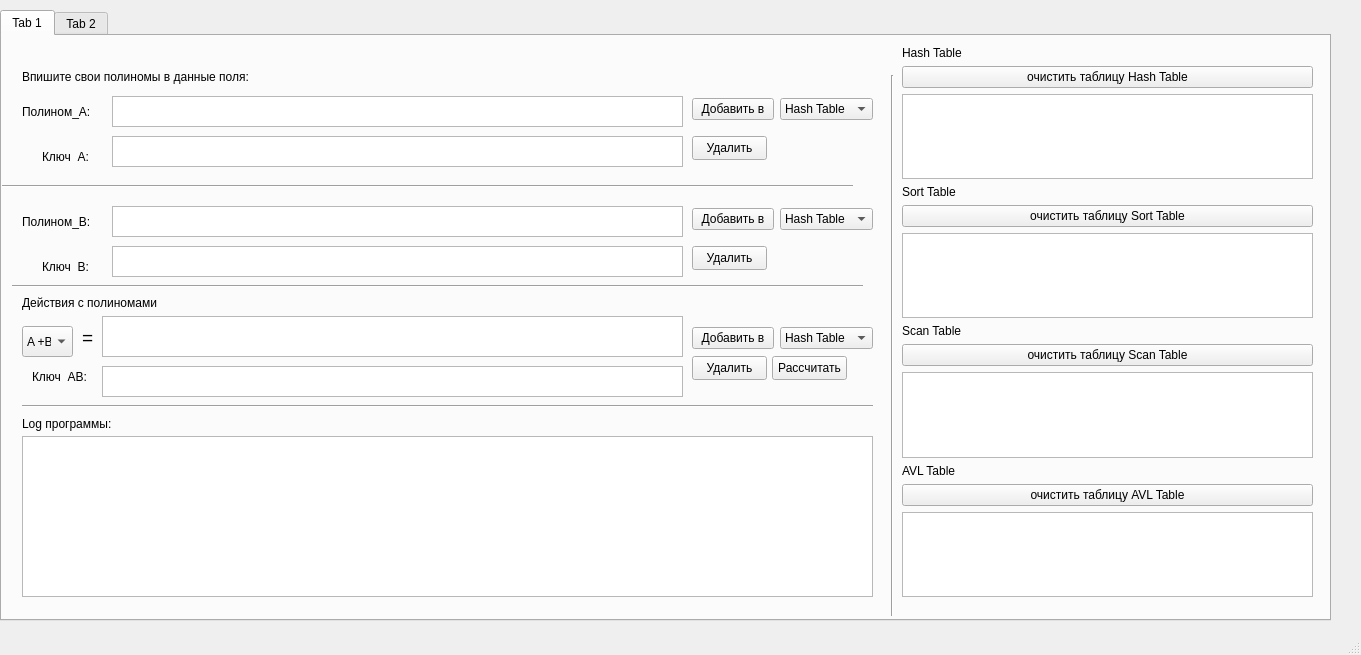
<?xml version="1.0" encoding="UTF-8"?>
<ui version="4.0">
 <class>MainWindow</class>
 <widget class="QMainWindow" name="MainWindow">
  <property name="geometry">
   <rect>
    <x>0</x>
    <y>0</y>
    <width>1361</width>
    <height>655</height>
   </rect>
  </property>
  <property name="windowTitle">
   <string>MainWindow</string>
  </property>
  <widget class="QWidget" name="centralwidget">
   <widget class="QTabWidget" name="tabWidget">
    <property name="geometry">
     <rect>
      <x>0</x>
      <y>10</y>
      <width>1331</width>
      <height>611</height>
     </rect>
    </property>
    <property name="currentIndex">
     <number>0</number>
    </property>
    <widget class="QWidget" name="Table">
     <attribute name="title">
      <string>Tab 1</string>
     </attribute>
     <widget class="QComboBox" name="comboBox_3">
      <property name="geometry">
       <rect>
        <x>20</x>
        <y>290</y>
        <width>51</width>
        <height>31</height>
       </rect>
      </property>
      <property name="toolTip">
       <string>&lt;html&gt;&lt;head/&gt;&lt;body&gt;&lt;p&gt;Выбор операции &lt;br/&gt;по которой будет происходить расчёт&lt;/p&gt;&lt;/body&gt;&lt;/html&gt;</string>
      </property>
      <item>
       <property name="text">
        <string>A +B</string>
       </property>
      </item>
      <item>
       <property name="text">
        <string>A - B</string>
       </property>
      </item>
      <item>
       <property name="text">
        <string>A * B</string>
       </property>
      </item>
     </widget>
     <widget class="Line" name="line_2">
      <property name="geometry">
       <rect>
        <x>880</x>
        <y>39</y>
        <width>21</width>
        <height>541</height>
       </rect>
      </property>
      <property name="orientation">
       <enum>Qt::Vertical</enum>
      </property>
     </widget>
     <widget class="QPushButton" name="pushButton_4">
      <property name="geometry">
       <rect>
        <x>690</x>
        <y>100</y>
        <width>75</width>
        <height>24</height>
       </rect>
      </property>
      <property name="toolTip">
       <string>Удалит Полином A с заданным ключём из заданной таблицы.</string>
      </property>
      <property name="text">
       <string>Удалить</string>
      </property>
     </widget>
     <widget class="QLabel" name="label_5">
      <property name="geometry">
       <rect>
        <x>80</x>
        <y>289</y>
        <width>18</width>
        <height>26</height>
       </rect>
      </property>
      <property name="text">
       <string>&lt;html&gt;&lt;head/&gt;&lt;body&gt;&lt;p&gt;&lt;span style=&quot; font-size:14pt;&quot;&gt;= &lt;/span&gt;&lt;/p&gt;&lt;/body&gt;&lt;/html&gt;</string>
      </property>
     </widget>
     <widget class="QLabel" name="label_10">
      <property name="geometry">
       <rect>
        <x>40</x>
        <y>110</y>
        <width>71</width>
        <height>21</height>
       </rect>
      </property>
      <property name="text">
       <string>Ключ  A:</string>
      </property>
     </widget>
     <widget class="Line" name="line_5">
      <property name="geometry">
       <rect>
        <x>10</x>
        <y>240</y>
        <width>851</width>
        <height>20</height>
       </rect>
      </property>
      <property name="orientation">
       <enum>Qt::Horizontal</enum>
      </property>
     </widget>
     <widget class="QTextEdit" name="textEdit_6">
      <property name="geometry">
       <rect>
        <x>100</x>
        <y>330</y>
        <width>581</width>
        <height>31</height>
       </rect>
      </property>
      <property name="toolTip">
       <string>&lt;html&gt;&lt;head/&gt;&lt;body&gt;&lt;p&gt;Ключ Полинома АB&lt;br/&gt;Он не должен повторяться с теми, &lt;br/&gt;что уже есть в выбранной таблице&lt;/p&gt;&lt;/body&gt;&lt;/html&gt;</string>
      </property>
     </widget>
     <widget class="QTextBrowser" name="textBrowser">
      <property name="geometry">
       <rect>
        <x>20</x>
        <y>400</y>
        <width>851</width>
        <height>161</height>
       </rect>
      </property>
     </widget>
     <widget class="QTextEdit" name="textEdit_5">
      <property name="geometry">
       <rect>
        <x>110</x>
        <y>210</y>
        <width>571</width>
        <height>31</height>
       </rect>
      </property>
      <property name="toolTip">
       <string>&lt;html&gt;&lt;head/&gt;&lt;body&gt;&lt;p&gt;Ключ Полинома B&lt;br/&gt;Он не должен повторяться с теми, &lt;br/&gt;что уже есть в выбранной таблице&lt;/p&gt;&lt;/body&gt;&lt;/html&gt;</string>
      </property>
     </widget>
     <widget class="QTextEdit" name="textEdit">
      <property name="geometry">
       <rect>
        <x>110</x>
        <y>60</y>
        <width>571</width>
        <height>31</height>
       </rect>
      </property>
     </widget>
     <widget class="QLabel" name="label_12">
      <property name="geometry">
       <rect>
        <x>30</x>
        <y>330</y>
        <width>71</width>
        <height>21</height>
       </rect>
      </property>
      <property name="text">
       <string>Ключ  AB:</string>
      </property>
     </widget>
     <widget class="QTextEdit" name="textEdit_2">
      <property name="geometry">
       <rect>
        <x>110</x>
        <y>170</y>
        <width>571</width>
        <height>31</height>
       </rect>
      </property>
     </widget>
     <widget class="QTextEdit" name="textEdit_4">
      <property name="geometry">
       <rect>
        <x>110</x>
        <y>100</y>
        <width>571</width>
        <height>31</height>
       </rect>
      </property>
      <property name="toolTip">
       <string>&lt;html&gt;&lt;head/&gt;&lt;body&gt;&lt;p&gt;Ключ Полинома А&lt;br/&gt;Он не должен повторяться с теми, &lt;br/&gt;что уже есть в выбранной таблице&lt;/p&gt;&lt;/body&gt;&lt;/html&gt;</string>
      </property>
     </widget>
     <widget class="QLabel" name="label_11">
      <property name="geometry">
       <rect>
        <x>40</x>
        <y>220</y>
        <width>71</width>
        <height>21</height>
       </rect>
      </property>
      <property name="text">
       <string>Ключ  B:</string>
      </property>
     </widget>
     <widget class="QPushButton" name="pushButton_7">
      <property name="geometry">
       <rect>
        <x>770</x>
        <y>320</y>
        <width>75</width>
        <height>24</height>
       </rect>
      </property>
      <property name="toolTip">
       <string>&lt;html&gt;&lt;head/&gt;&lt;body&gt;&lt;p&gt;Рассчитает по выбранному действию &lt;br/&gt;операции с двумя полиномами A и B&lt;/p&gt;&lt;/body&gt;&lt;/html&gt;</string>
      </property>
      <property name="text">
       <string>Рассчитать</string>
      </property>
     </widget>
     <widget class="QWidget" name="layoutWidget">
      <property name="geometry">
       <rect>
        <x>900</x>
        <y>10</y>
        <width>411</width>
        <height>551</height>
       </rect>
      </property>
      <layout class="QVBoxLayout" name="verticalLayout">
       <item>
        <widget class="QLabel" name="label_8">
         <property name="text">
          <string>Hash Table</string>
         </property>
        </widget>
       </item>
       <item>
        <widget class="QPushButton" name="pushButton_9">
         <property name="text">
          <string>очистить таблицу Hash Table</string>
         </property>
        </widget>
       </item>
       <item>
        <widget class="QTextBrowser" name="textBrowser_2"/>
       </item>
       <item>
        <widget class="QLabel" name="label_7">
         <property name="text">
          <string>Sort Table</string>
         </property>
        </widget>
       </item>
       <item>
        <widget class="QPushButton" name="pushButton_10">
         <property name="text">
          <string>очистить таблицу Sort Table</string>
         </property>
        </widget>
       </item>
       <item>
        <widget class="QTextBrowser" name="textBrowser_3"/>
       </item>
       <item>
        <widget class="QLabel" name="label_9">
         <property name="text">
          <string>Scan Table</string>
         </property>
        </widget>
       </item>
       <item>
        <widget class="QPushButton" name="pushButton_11">
         <property name="text">
          <string>очистить таблицу Scan Table</string>
         </property>
        </widget>
       </item>
       <item>
        <widget class="QTextBrowser" name="textBrowser_4"/>
       </item>
       <item>
        <widget class="QLabel" name="label_47">
         <property name="text">
          <string>AVL Table</string>
         </property>
        </widget>
       </item>
       <item>
        <widget class="QPushButton" name="pushButton_27">
         <property name="text">
          <string>очистить таблицу AVL Table</string>
         </property>
        </widget>
       </item>
       <item>
        <widget class="QTextBrowser" name="textBrowser_19"/>
       </item>
      </layout>
     </widget>
     <widget class="QWidget" name="layoutWidget_2">
      <property name="geometry">
       <rect>
        <x>690</x>
        <y>60</y>
        <width>181</width>
        <height>26</height>
       </rect>
      </property>
      <layout class="QHBoxLayout" name="horizontalLayout">
       <item>
        <widget class="QPushButton" name="pushButton">
         <property name="toolTip">
          <string>&lt;html&gt;&lt;head/&gt;&lt;body&gt;&lt;p&gt;Добавит полином &lt;br/&gt;в выбранную таблицу &lt;br/&gt;(справа)&lt;/p&gt;&lt;/body&gt;&lt;/html&gt;</string>
         </property>
         <property name="whatsThis">
          <string>&lt;html&gt;&lt;head/&gt;&lt;body&gt;&lt;p&gt;&lt;br/&gt;&lt;/p&gt;&lt;/body&gt;&lt;/html&gt;</string>
         </property>
         <property name="text">
          <string>Добавить в</string>
         </property>
        </widget>
       </item>
       <item>
        <widget class="QComboBox" name="comboBox">
         <property name="toolTip">
          <string>&lt;html&gt;&lt;head/&gt;&lt;body&gt;&lt;p&gt;Выбор в какую таблицу&lt;br/&gt;будет добавлен Полином.&lt;/p&gt;&lt;/body&gt;&lt;/html&gt;</string>
         </property>
         <item>
          <property name="text">
           <string>Hash Table</string>
          </property>
         </item>
         <item>
          <property name="text">
           <string>Sort Table</string>
          </property>
         </item>
         <item>
          <property name="text">
           <string>Scan Table</string>
          </property>
         </item>
         <item>
          <property name="text">
           <string>Avl Table</string>
          </property>
         </item>
         <item>
          <property name="text">
           <string>All Tables</string>
          </property>
         </item>
        </widget>
       </item>
      </layout>
     </widget>
     <widget class="QLabel" name="label">
      <property name="geometry">
       <rect>
        <x>20</x>
        <y>60</y>
        <width>91</width>
        <height>31</height>
       </rect>
      </property>
      <property name="text">
       <string>Полином_A:</string>
      </property>
     </widget>
     <widget class="QLabel" name="label_4">
      <property name="geometry">
       <rect>
        <x>20</x>
        <y>259</y>
        <width>181</width>
        <height>16</height>
       </rect>
      </property>
      <property name="text">
       <string>Действия с полиномами</string>
      </property>
     </widget>
     <widget class="QPushButton" name="pushButton_5">
      <property name="geometry">
       <rect>
        <x>690</x>
        <y>210</y>
        <width>75</width>
        <height>24</height>
       </rect>
      </property>
      <property name="toolTip">
       <string>&lt;html&gt;&lt;head/&gt;&lt;body&gt;&lt;p&gt;Удалит Полином B с заданным ключём из заданной таблицы.&lt;/p&gt;&lt;/body&gt;&lt;/html&gt;</string>
      </property>
      <property name="text">
       <string>Удалить</string>
      </property>
     </widget>
     <widget class="QWidget" name="layoutWidget_3">
      <property name="geometry">
       <rect>
        <x>690</x>
        <y>289</y>
        <width>181</width>
        <height>26</height>
       </rect>
      </property>
      <layout class="QHBoxLayout" name="horizontalLayout_3">
       <item>
        <widget class="QPushButton" name="pushButton_3">
         <property name="toolTip">
          <string>&lt;html&gt;&lt;head/&gt;&lt;body&gt;&lt;p&gt;Добавит полином &lt;br/&gt;в выбранную таблицу &lt;br/&gt;(справа)&lt;/p&gt;&lt;/body&gt;&lt;/html&gt;</string>
         </property>
         <property name="text">
          <string>Добавить в</string>
         </property>
        </widget>
       </item>
       <item>
        <widget class="QComboBox" name="comboBox_4">
         <property name="toolTip">
          <string>&lt;html&gt;&lt;head/&gt;&lt;body&gt;&lt;p&gt;Выбор в какую таблицу&lt;br/&gt;будет добавлен Полином.&lt;/p&gt;&lt;/body&gt;&lt;/html&gt;</string>
         </property>
         <item>
          <property name="text">
           <string>Hash Table</string>
          </property>
         </item>
         <item>
          <property name="text">
           <string>Sort Table</string>
          </property>
         </item>
         <item>
          <property name="text">
           <string>Scan Table</string>
          </property>
         </item>
         <item>
          <property name="text">
           <string>Avl Table</string>
          </property>
         </item>
         <item>
          <property name="text">
           <string>All Tables</string>
          </property>
         </item>
        </widget>
       </item>
      </layout>
     </widget>
     <widget class="QLabel" name="label_2">
      <property name="geometry">
       <rect>
        <x>20</x>
        <y>170</y>
        <width>91</width>
        <height>31</height>
       </rect>
      </property>
      <property name="text">
       <string>Полином_B:</string>
      </property>
     </widget>
     <widget class="Line" name="line_3">
      <property name="geometry">
       <rect>
        <x>20</x>
        <y>360</y>
        <width>851</width>
        <height>20</height>
       </rect>
      </property>
      <property name="orientation">
       <enum>Qt::Horizontal</enum>
      </property>
     </widget>
     <widget class="QTextEdit" name="textEdit_3">
      <property name="geometry">
       <rect>
        <x>100</x>
        <y>280</y>
        <width>581</width>
        <height>41</height>
       </rect>
      </property>
     </widget>
     <widget class="QWidget" name="layoutWidget_4">
      <property name="geometry">
       <rect>
        <x>690</x>
        <y>170</y>
        <width>181</width>
        <height>26</height>
       </rect>
      </property>
      <layout class="QHBoxLayout" name="horizontalLayout_2">
       <item>
        <widget class="QPushButton" name="pushButton_2">
         <property name="toolTip">
          <string>&lt;html&gt;&lt;head/&gt;&lt;body&gt;&lt;p&gt;Добавит полином &lt;br/&gt;в выбранную таблицу &lt;br/&gt;(справа)&lt;/p&gt;&lt;/body&gt;&lt;/html&gt;</string>
         </property>
         <property name="text">
          <string>Добавить в</string>
         </property>
        </widget>
       </item>
       <item>
        <widget class="QComboBox" name="comboBox_2">
         <property name="toolTip">
          <string>&lt;html&gt;&lt;head/&gt;&lt;body&gt;&lt;p&gt;Выбор в какую таблицу&lt;br/&gt;будет добавлен Полином.&lt;/p&gt;&lt;/body&gt;&lt;/html&gt;</string>
         </property>
         <item>
          <property name="text">
           <string>Hash Table</string>
          </property>
         </item>
         <item>
          <property name="text">
           <string>Sort Table</string>
          </property>
         </item>
         <item>
          <property name="text">
           <string>Scan Table</string>
          </property>
         </item>
         <item>
          <property name="text">
           <string>Avl Table</string>
          </property>
         </item>
         <item>
          <property name="text">
           <string>All Tables</string>
          </property>
         </item>
        </widget>
       </item>
      </layout>
     </widget>
     <widget class="Line" name="line_4">
      <property name="geometry">
       <rect>
        <x>0</x>
        <y>140</y>
        <width>851</width>
        <height>20</height>
       </rect>
      </property>
      <property name="orientation">
       <enum>Qt::Horizontal</enum>
      </property>
     </widget>
     <widget class="QPushButton" name="pushButton_6">
      <property name="geometry">
       <rect>
        <x>690</x>
        <y>320</y>
        <width>75</width>
        <height>24</height>
       </rect>
      </property>
      <property name="toolTip">
       <string>&lt;html&gt;&lt;head/&gt;&lt;body&gt;&lt;p&gt;Удалит Полином AB с заданным ключём из заданной таблицы.&lt;/p&gt;&lt;/body&gt;&lt;/html&gt;</string>
      </property>
      <property name="text">
       <string>Удалить</string>
      </property>
     </widget>
     <widget class="QLabel" name="label_3">
      <property name="geometry">
       <rect>
        <x>20</x>
        <y>30</y>
        <width>391</width>
        <height>21</height>
       </rect>
      </property>
      <property name="text">
       <string>Впишите свои полиномы в данные поля:</string>
      </property>
     </widget>
     <widget class="QLabel" name="label_6">
      <property name="geometry">
       <rect>
        <x>20</x>
        <y>380</y>
        <width>111</width>
        <height>16</height>
       </rect>
      </property>
      <property name="text">
       <string>Log программы:</string>
      </property>
     </widget>
    </widget>
    <widget class="QWidget" name="tab_2">
     <attribute name="title">
      <string>Tab 2</string>
     </attribute>
     <widget class="QGroupBox" name="groupBox">
      <property name="geometry">
       <rect>
        <x>0</x>
        <y>10</y>
        <width>601</width>
        <height>211</height>
       </rect>
      </property>
      <property name="title">
       <string>Расчёт полинома по заданным значениям</string>
      </property>
      <widget class="QLabel" name="label_13">
       <property name="geometry">
        <rect>
         <x>18</x>
         <y>36</y>
         <width>61</width>
         <height>20</height>
        </rect>
       </property>
       <property name="text">
        <string>Полином</string>
       </property>
      </widget>
      <widget class="QLabel" name="label_14">
       <property name="geometry">
        <rect>
         <x>20</x>
         <y>80</y>
         <width>31</width>
         <height>31</height>
        </rect>
       </property>
       <property name="text">
        <string>X</string>
       </property>
      </widget>
      <widget class="QLabel" name="label_17">
       <property name="geometry">
        <rect>
         <x>20</x>
         <y>150</y>
         <width>61</width>
         <height>21</height>
        </rect>
       </property>
       <property name="text">
        <string>Результат</string>
       </property>
      </widget>
      <widget class="QPushButton" name="pushButton_8">
       <property name="geometry">
        <rect>
         <x>520</x>
         <y>30</y>
         <width>75</width>
         <height>24</height>
        </rect>
       </property>
       <property name="text">
        <string>Рассчитать</string>
       </property>
      </widget>
      <widget class="QTextEdit" name="textEdit_7">
       <property name="geometry">
        <rect>
         <x>40</x>
         <y>80</y>
         <width>101</width>
         <height>31</height>
        </rect>
       </property>
      </widget>
      <widget class="QLabel" name="label_15">
       <property name="geometry">
        <rect>
         <x>200</x>
         <y>80</y>
         <width>31</width>
         <height>31</height>
        </rect>
       </property>
       <property name="text">
        <string>Y</string>
       </property>
      </widget>
      <widget class="QTextEdit" name="textEdit_8">
       <property name="geometry">
        <rect>
         <x>220</x>
         <y>80</y>
         <width>101</width>
         <height>31</height>
        </rect>
       </property>
      </widget>
      <widget class="QLabel" name="label_16">
       <property name="geometry">
        <rect>
         <x>390</x>
         <y>80</y>
         <width>31</width>
         <height>31</height>
        </rect>
       </property>
       <property name="text">
        <string>Z</string>
       </property>
      </widget>
      <widget class="QTextEdit" name="textEdit_9">
       <property name="geometry">
        <rect>
         <x>410</x>
         <y>80</y>
         <width>101</width>
         <height>31</height>
        </rect>
       </property>
      </widget>
      <widget class="QTextEdit" name="textEdit_10">
       <property name="geometry">
        <rect>
         <x>80</x>
         <y>30</y>
         <width>431</width>
         <height>31</height>
        </rect>
       </property>
      </widget>
      <widget class="QTextBrowser" name="textBrowser_5">
       <property name="geometry">
        <rect>
         <x>80</x>
         <y>150</y>
         <width>501</width>
         <height>31</height>
        </rect>
       </property>
      </widget>
     </widget>
     <widget class="QTextBrowser" name="textBrowser_6">
      <property name="geometry">
       <rect>
        <x>10</x>
        <y>270</y>
        <width>591</width>
        <height>192</height>
       </rect>
      </property>
     </widget>
     <widget class="QLabel" name="label_18">
      <property name="geometry">
       <rect>
        <x>10</x>
        <y>250</y>
        <width>101</width>
        <height>16</height>
       </rect>
      </property>
      <property name="text">
       <string>Log программы</string>
      </property>
     </widget>
     <widget class="QWidget" name="layoutWidget_5">
      <property name="geometry">
       <rect>
        <x>890</x>
        <y>10</y>
        <width>401</width>
        <height>541</height>
       </rect>
      </property>
      <layout class="QVBoxLayout" name="verticalLayout_3">
       <item>
        <widget class="QLabel" name="label_22">
         <property name="text">
          <string>Hash Table</string>
         </property>
        </widget>
       </item>
       <item>
        <widget class="QTextBrowser" name="textBrowser_10"/>
       </item>
       <item>
        <widget class="QLabel" name="label_23">
         <property name="text">
          <string>Sort Table</string>
         </property>
        </widget>
       </item>
       <item>
        <widget class="QTextBrowser" name="textBrowser_11"/>
       </item>
       <item>
        <widget class="QLabel" name="label_24">
         <property name="text">
          <string>Scan Table</string>
         </property>
        </widget>
       </item>
       <item>
        <widget class="QTextBrowser" name="textBrowser_12"/>
       </item>
      </layout>
     </widget>
     <widget class="Line" name="line">
      <property name="geometry">
       <rect>
        <x>870</x>
        <y>10</y>
        <width>20</width>
        <height>541</height>
       </rect>
      </property>
      <property name="orientation">
       <enum>Qt::Vertical</enum>
      </property>
     </widget>
     <widget class="Line" name="line_6">
      <property name="geometry">
       <rect>
        <x>610</x>
        <y>10</y>
        <width>20</width>
        <height>541</height>
       </rect>
      </property>
      <property name="orientation">
       <enum>Qt::Vertical</enum>
      </property>
     </widget>
     <widget class="QGroupBox" name="groupBox_2">
      <property name="geometry">
       <rect>
        <x>630</x>
        <y>10</y>
        <width>241</width>
        <height>101</height>
       </rect>
      </property>
      <property name="title">
       <string>Выбор полинома из таблицы</string>
      </property>
      <widget class="QComboBox" name="comboBox_5">
       <property name="geometry">
        <rect>
         <x>10</x>
         <y>20</y>
         <width>86</width>
         <height>22</height>
        </rect>
       </property>
       <property name="toolTip">
        <string>&lt;html&gt;&lt;head/&gt;&lt;body&gt;&lt;p&gt;Выбор в какую таблицу&lt;br/&gt;будет добавлен Полином.&lt;/p&gt;&lt;/body&gt;&lt;/html&gt;</string>
       </property>
       <item>
        <property name="text">
         <string>Hash Table</string>
        </property>
       </item>
       <item>
        <property name="text">
         <string>Sort Table</string>
        </property>
       </item>
       <item>
        <property name="text">
         <string>Scan Table</string>
        </property>
       </item>
      </widget>
      <widget class="QPushButton" name="pushButton_15">
       <property name="geometry">
        <rect>
         <x>100</x>
         <y>20</y>
         <width>121</width>
         <height>31</height>
        </rect>
       </property>
       <property name="toolTip">
        <string>&lt;html&gt;&lt;head/&gt;&lt;body&gt;&lt;p&gt;Добавит полином &lt;br/&gt;в выбранную таблицу &lt;br/&gt;(справа)&lt;/p&gt;&lt;/body&gt;&lt;/html&gt;</string>
       </property>
       <property name="whatsThis">
        <string>&lt;html&gt;&lt;head/&gt;&lt;body&gt;&lt;p&gt;&lt;br/&gt;&lt;/p&gt;&lt;/body&gt;&lt;/html&gt;</string>
       </property>
       <property name="text">
        <string>Отправить в расчёт</string>
       </property>
      </widget>
      <widget class="QLabel" name="label_25">
       <property name="geometry">
        <rect>
         <x>10</x>
         <y>60</y>
         <width>91</width>
         <height>31</height>
        </rect>
       </property>
       <property name="text">
        <string>Ключ</string>
       </property>
      </widget>
      <widget class="QTextEdit" name="textEdit_11">
       <property name="geometry">
        <rect>
         <x>50</x>
         <y>60</y>
         <width>171</width>
         <height>31</height>
        </rect>
       </property>
      </widget>
     </widget>
     <widget class="QGroupBox" name="groupBox_3">
      <property name="geometry">
       <rect>
        <x>630</x>
        <y>120</y>
        <width>241</width>
        <height>101</height>
       </rect>
      </property>
      <property name="title">
       <string>Выбор полинома из расчёта</string>
      </property>
      <widget class="QComboBox" name="comboBox_6">
       <property name="geometry">
        <rect>
         <x>10</x>
         <y>20</y>
         <width>86</width>
         <height>22</height>
        </rect>
       </property>
       <property name="toolTip">
        <string>&lt;html&gt;&lt;head/&gt;&lt;body&gt;&lt;p&gt;Выбор в какую таблицу&lt;br/&gt;будет добавлен Полином.&lt;/p&gt;&lt;/body&gt;&lt;/html&gt;</string>
       </property>
       <item>
        <property name="text">
         <string>Hash Table</string>
        </property>
       </item>
       <item>
        <property name="text">
         <string>Sort Table</string>
        </property>
       </item>
       <item>
        <property name="text">
         <string>Scan Table</string>
        </property>
       </item>
       <item>
        <property name="text">
         <string>All Tables</string>
        </property>
       </item>
      </widget>
      <widget class="QPushButton" name="pushButton_16">
       <property name="geometry">
        <rect>
         <x>100</x>
         <y>20</y>
         <width>131</width>
         <height>31</height>
        </rect>
       </property>
       <property name="toolTip">
        <string>&lt;html&gt;&lt;head/&gt;&lt;body&gt;&lt;p&gt;Добавит полином &lt;br/&gt;в выбранную таблицу &lt;br/&gt;(справа)&lt;/p&gt;&lt;/body&gt;&lt;/html&gt;</string>
       </property>
       <property name="whatsThis">
        <string>&lt;html&gt;&lt;head/&gt;&lt;body&gt;&lt;p&gt;&lt;br/&gt;&lt;/p&gt;&lt;/body&gt;&lt;/html&gt;</string>
       </property>
       <property name="text">
        <string>Отправить в  таблицу</string>
       </property>
      </widget>
      <widget class="QLabel" name="label_26">
       <property name="geometry">
        <rect>
         <x>10</x>
         <y>60</y>
         <width>91</width>
         <height>31</height>
        </rect>
       </property>
       <property name="text">
        <string>Ключ</string>
       </property>
      </widget>
      <widget class="QTextEdit" name="textEdit_12">
       <property name="geometry">
        <rect>
         <x>50</x>
         <y>60</y>
         <width>171</width>
         <height>31</height>
        </rect>
       </property>
      </widget>
     </widget>
    </widget>
   </widget>
  </widget>
  <widget class="QMenuBar" name="menubar">
   <property name="geometry">
    <rect>
     <x>0</x>
     <y>0</y>
     <width>1361</width>
     <height>22</height>
    </rect>
   </property>
  </widget>
  <widget class="QStatusBar" name="statusbar"/>
 </widget>
 <resources/>
 <connections/>
</ui>
